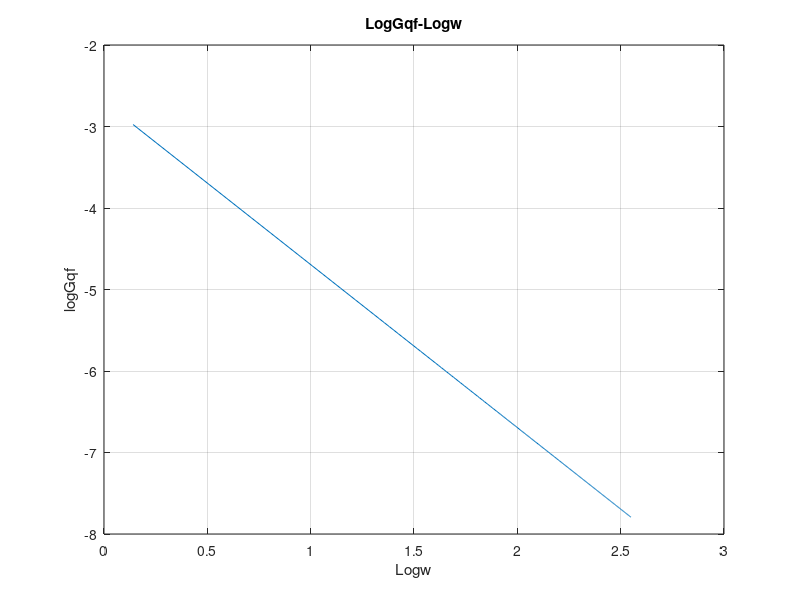
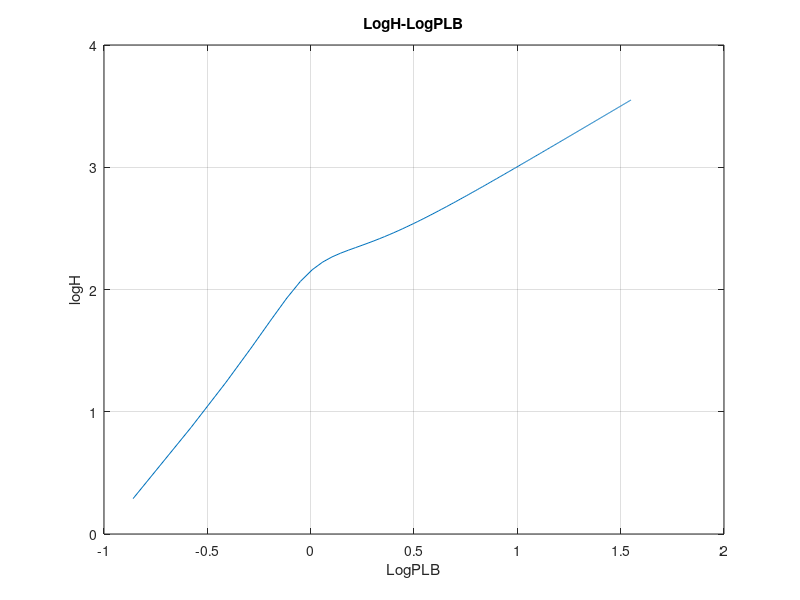
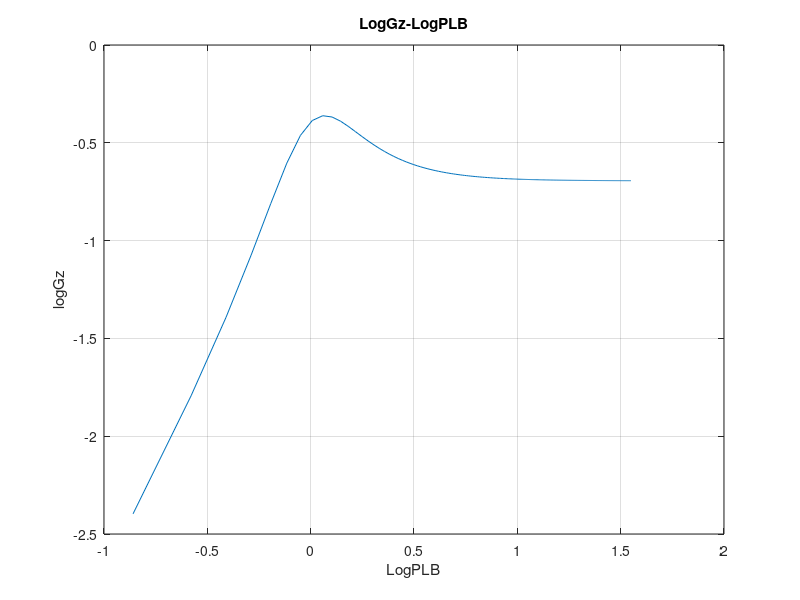

Write the MATLAB code that produced these figures, in order.
% 定义n的取值范围
n = 0.011:0.01:2.83; % 从0.011到2.83，步长为0.01
n0 = 0.1;
Gq0 = 2.56e-4;
u = 20; % m/s
w0=10;

% 初始化数组
f = zeros(size(n));
w = zeros(size(n));
Gqf = zeros(size(n));
PLB = zeros(size(n));
PLB2 = zeros(size(n));
H=zeros(size(n));
Gz=zeros(size(n));

% 循环计算每个n对应的f, Gqf, Gq1f和Gq2f
for i = 1:length(n)
    f(i) = u * n(i);
    w(i) = 2*pi*f(i);
    PLB(i)=w(i)/w0;
    PLB2(i) =(w(i)/w0)^2;
    ff = f(i) * f(i);
    Gqf(i) = Gq0 * n0 * n0 * u * (1 / ff);
    H(i)=w(i)*w(i)*sqrt((1+PLB2(i))/((1-PLB2(i))*(1-PLB2(i))+PLB2(i)));
    Gz(i)=H(i)*H(i)*Gqf(i);
end

% 计算对数
logf = log10(f);
logw=log10(w);
logGqf = log10(Gqf);
logH = log10(H);
logGz = log10(Gz);
logPLB=log10(PLB);

% 绘制Gqf的图像
figure; % 创建第一个图形窗口
plot(logw, logGqf); % 绘制Logw和logGqf的图像
title('LogGqf-Logw');
xlabel('Logw');
ylabel('logGqf');
grid on; % 显示网格

% 绘制Gqf的图像
figure; % 创建第一个图形窗口
plot(logPLB,logH); % 绘制Logw和logPLB的图像
title('LogH-LogPLB');
xlabel('LogPLB');
ylabel('logH');
grid on; % 显示网格

% 绘制Gqf的图像
figure ; % 创建第一个图形窗口
plot(logPLB, logGz); % 绘制LogPLB和logGz的图像
title('LogGz-LogPLB');
xlabel('LogPLB');
ylabel('logGz');
grid on; % 显示网格
